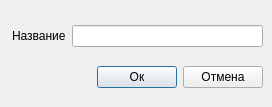
<?xml version="1.0" encoding="UTF-8"?>
<ui version="4.0">
 <class>editDialog</class>
 <widget class="QDialog" name="editDialog">
  <property name="windowModality">
   <enum>Qt::ApplicationModal</enum>
  </property>
  <property name="geometry">
   <rect>
    <x>0</x>
    <y>0</y>
    <width>272</width>
    <height>107</height>
   </rect>
  </property>
  <property name="windowTitle">
   <string>Добавить</string>
  </property>
  <widget class="QWidget" name="">
   <property name="geometry">
    <rect>
     <x>12</x>
     <y>12</y>
     <width>251</width>
     <height>91</height>
    </rect>
   </property>
   <layout class="QVBoxLayout" name="verticalLayout">
    <item>
     <layout class="QHBoxLayout" name="horizontalLayout">
      <item>
       <widget class="QLabel" name="label">
        <property name="text">
         <string>Название</string>
        </property>
       </widget>
      </item>
      <item>
       <widget class="QLineEdit" name="lineEdit"/>
      </item>
     </layout>
    </item>
    <item>
     <layout class="QHBoxLayout" name="horizontalLayout_2">
      <item>
       <spacer name="horizontalSpacer">
        <property name="orientation">
         <enum>Qt::Horizontal</enum>
        </property>
        <property name="sizeHint" stdset="0">
         <size>
          <width>40</width>
          <height>20</height>
         </size>
        </property>
       </spacer>
      </item>
      <item>
       <widget class="QPushButton" name="acceptButton">
        <property name="text">
         <string>Ок</string>
        </property>
       </widget>
      </item>
      <item>
       <widget class="QPushButton" name="cancelButton">
        <property name="text">
         <string>Отмена</string>
        </property>
       </widget>
      </item>
     </layout>
    </item>
   </layout>
  </widget>
 </widget>
 <resources/>
 <connections>
  <connection>
   <sender>acceptButton</sender>
   <signal>clicked()</signal>
   <receiver>editDialog</receiver>
   <slot>accept()</slot>
   <hints>
    <hint type="sourcelabel">
     <x>145</x>
     <y>77</y>
    </hint>
    <hint type="destinationlabel">
     <x>88</x>
     <y>74</y>
    </hint>
   </hints>
  </connection>
  <connection>
   <sender>cancelButton</sender>
   <signal>clicked()</signal>
   <receiver>editDialog</receiver>
   <slot>reject()</slot>
   <hints>
    <hint type="sourcelabel">
     <x>203</x>
     <y>79</y>
    </hint>
    <hint type="destinationlabel">
     <x>201</x>
     <y>47</y>
    </hint>
   </hints>
  </connection>
 </connections>
</ui>
